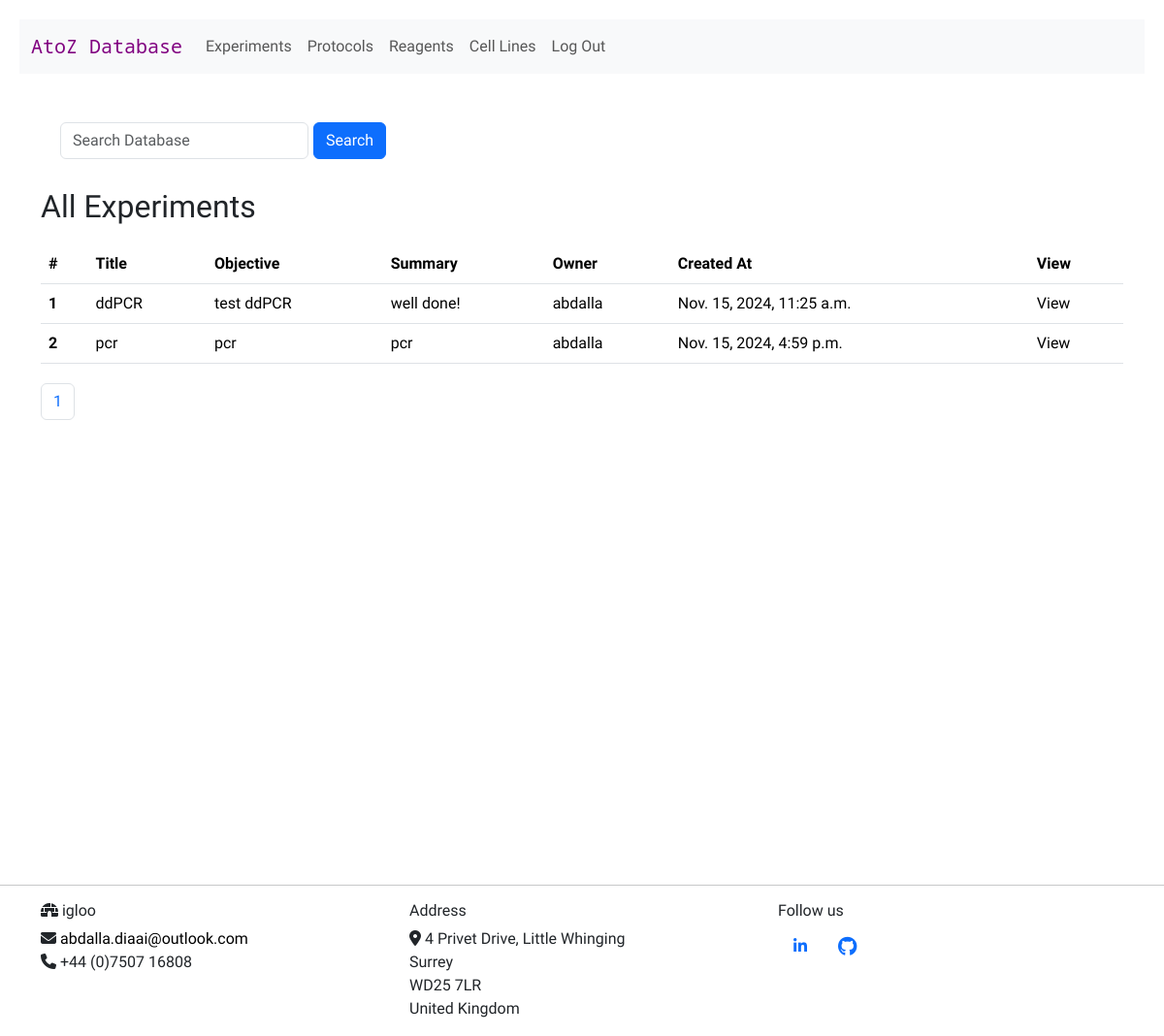
The page /view_experiments (signed in) on the database as committed earlier.
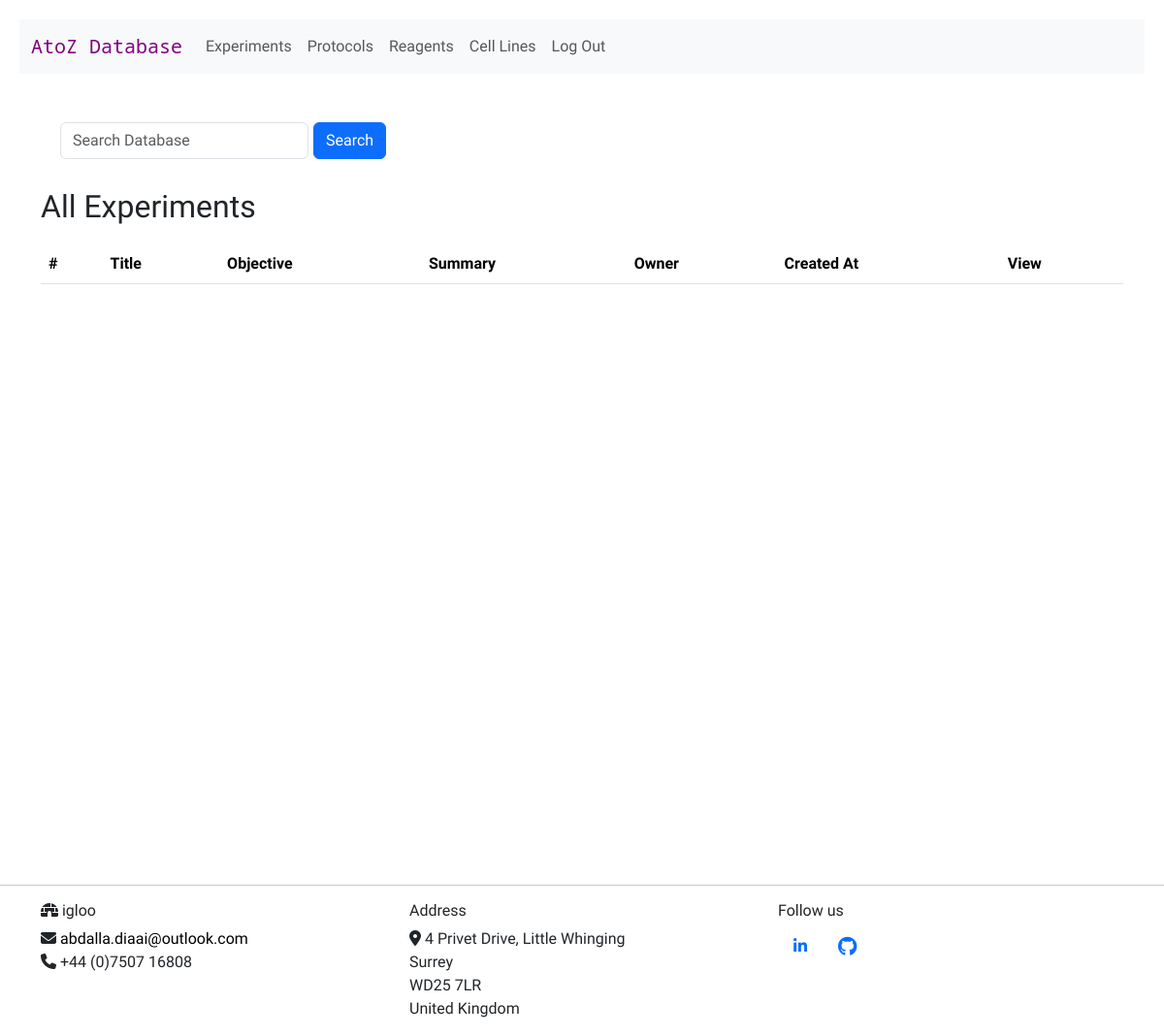
The same page on the database as committed later.
### reagents/models.py (models this page shows, shortened)
class TimeStampedModel(models.Model):
    created_at = models.DateTimeField(auto_now_add=True)
    updated_at = models.DateTimeField(auto_now=True)
    class Meta:
        abstract = True

class Experiment(TimeStampedModel):
    created = TimeStampedModel.created_at
    title = models.CharField(max_length=300, blank=True, null=True)
    objective = models.TextField(blank=True, null=True)
    methods = models.TextField(blank=True, null=True)
    results = models.TextField(blank=True, null=True)
    summary = models.TextField(blank=True, null=True)
    upload = models.FileField(upload_to="docx/", blank=True)
    owner = models.ForeignKey(settings.AUTH_USER_MODEL, on_delete=models.CASCADE, null=True)

class User(AbstractUser):
    pass

### reagents/views.py (the view)
# urls.py: path("view_experiments", views.view_experiments, name="view_experiments"),
@login_required
def view_experiments(request):
    experiments = Experiment.objects.all()
    paginator = Paginator(experiments, 10)
    page_number = request.GET.get("page")
    page_obj = paginator.get_page(page_number)
    return render(
        request,
        "reagents/experiments.html",
        {"page_obj": page_obj, "paginator": paginator,
         "search_form": ReagentSearch(),
         },
    )

### reagents/forms.py
class ReagentSearch(forms.Form):
    search = forms.CharField(
        label="",
        widget=forms.TextInput(
            attrs={"placeholder": "Search Database", "class": "form-control"}
        ),
    )
    database_to_search = models.CharField(max_length=30)

### reagents/templates/reagents/experiments.html (shortened to what this page needs)
{% extends "reagents/layout.html" %}
{% load static %}
{% block body %}
<form class="d-flex" action="{% url 'reagents_search' %}" method="POST">
    <div class="form-group">
        {{ search_form }}
    </div>
    <button class="btn btn-primary" type="submit">Search</button>
</form>
<h2>All Experiments</h2>
{% if user.is_authenticated %}
<div>
    <table class="table">
        <thead>
            <tr>
                <th scope="col">#</th>
                <th scope="col">Title</th>
                <th scope="col">Objective</th>
                <th scope="col">Summary</th>
                <th scope="col">Owner</th>
                <th scope="col">Created At</th>
                <th scope="col">View</th>
            </tr>
        </thead>
        <tbody>
            {% for experiment in page_obj %}
            <tr>
                <th scope="row">{{ experiment.id }}</th>
                <td>{{ experiment.title }}</td>
                <td>{{ experiment.objective }}</td>
                <td>{{ experiment.summary }}</td>
                <td>{{ experiment.owner }}</td>
                <td> {{ experiment.created }}</td>
                <td><a id="view" href="{% url 'view_experiment' experiment.id %}">View</a></td>
            </tr>
            {% endfor %}
        </tbody>
    </table>
</div>
{% if paginator.count > 0 %}
<nav aria-label="Page navigation example">
    <ul class="pagination">
        {% for page_number in paginator.page_range %}
        {% if page.obj.number == page_number %}
        <li class="page-item active"><a class="page-link" href="">{{ page_number }}</a></li>
        {% else %}
        <li class="page-item"><a class="page-link" href="?page={{ page_number }}">{{ page_number }}</a></li>
        {% endif %}
        {% endfor %}
    </ul>
</nav>
{% endif %}
{% endif %}
{% endblock %}

### reagents/templates/reagents/layout.html (shortened to what this page needs)
{% load static %}
<!DOCTYPE html>
<html lang="en">
<head>
    <link href="https://cdn.jsdelivr.net/npm/bootstrap@5.3.2/dist/css/bootstrap.min.css" rel="stylesheet"
>
    <link href="{% static 'reagents/styles.css' %}" rel="stylesheet">
    <link rel="stylesheet" href="{% static 'reagents/styles.css' %}">
</head>
<body>
    <nav class="navbar navbar-expand-lg bg-body-tertiary">
        <div class="container-fluid">
            <a class="navbar-brand" href="{% url 'index' %}">AtoZ Database</a>
            <div class="collapse navbar-collapse" id="navbarNav">
                <ul class="navbar-nav me-auto mb-2 mb-lg-0">
                    {% if user.is_authenticated %}
                    <li class="nav-item">
                        <a class="nav-link" href="{% url 'view_experiments' %}">Experiments</a>
                    </li>
                    <li class="nav-item">
                        <a class="nav-link" href="{% url 'view_protocols' %}">Protocols</a>
                    </li>
                    <li class="nav-item">
                        <a class="nav-link" href="{% url 'view_reagents' %}">Reagents</a>
                    </li>
                    <li class="nav-item">
                        <a class="nav-link" href="{% url 'view_cells' %}">Cell Lines</a>
                    </li>
                    <li class="nav-item">
                        <a class="nav-link" href="{% url 'logout' %}">Log Out</a>
                    </li>
                    {% endif %}
                </ul>
            </div>
        </div>
    </nav>
    <main>
        <div class="container">
            {% block body %}
            {% endblock %}
        </div>
    </main>
<hr>
    <div class="container">
        <div class="row">
            <div class="col-lg-4 col-md-5 col-sm-12 footer-cols footer-heading">
                <h6><i class="fa-solid fa-igloo"></i> igloo</h6>
                <p id="contact-me">
                    <i class="fa-solid fa-envelope"></i> <a href="mailto:hello@tuxedo.com"
                        id="email">abdalla.diaai@outlook.com</a>
                    <br>
                    <i class="fa-solid fa-phone"></i> +44 (0)7507 16808
                </p>
            </div>
            <div class="col-lg-4 col-md-4 col-sm-12 d-none d-sm-block footer-cols">
                <div class="footer-heading">
                    <h6>Address</h6>
                </div>
                <address>
                    <i class="fa-solid fa-location-dot"></i> 4 Privet Drive, Little Whinging
                    <br>
                    Surrey
                    <br>
                    WD25 7LR
                    <br>
                    United Kingdom
                </address>
            </div>
            <div class="col-lg-4 col-md-3 col-sm-12 footer-cols">
                <div class="footer-heading">
                    <h6>Follow us</h6>
                </div>
                <ul class="nav" id="social-icons">
                    <li class="nav-item"><a href="https://www.linkedin.com/in/abdalla-diaai-mohamed-434096218/"
                            class="nav-link"><i class="fa-brands fa-linkedin-in"></i></a></li>
                    <li class="nav-item"><a href="https://github.com/abdalla-diaai" class="nav-link"><i
                                class="fa-brands fa-github fa-lg"></i></a></li>
                </ul>
            </div>
        </div>
    </div>
</body>
</html>

### reagents/static/reagents/styles.css (style rules this page uses)
main { position: relative; min-height: 100vh; }
.navbar { margin: 20px; }
.form-group { margin: 10px 0 10px 0; }
button { margin: 10px 0 10px 5px; cursor: pointer; }
.navbar-brand { font-family: "Noto Sans Mono", monospace; font-optical-sizing: auto; font-optical-sizing: auto; font-weight: 150; font-style: normal; font-variation-settings: "wdth" 100; color: purple; }
form { padding: 20px; }
#id_search { margin-inline-end: 10px; }
body { font-family: "Ubuntu", sans-serif; font-weight: 300; font-style: normal; }
a { text-decoration: none; color: black; }
.table { margin: 20px 0 20px 0 !important; }

Rows that differ between the two databases and show on the page:
removed Experiment: id "1", title "ddPCR", objective "test ddPCR", summary "well done!", owner "abdalla", created "Nov. 15, 2024, 11:25 a.m."
removed Experiment: id "2", title "pcr", objective "pcr", summary "pcr", owner "abdalla", created "Nov. 15, 2024, 4:59 p.m."
Other text that changed with them:
list line gone: "1"
